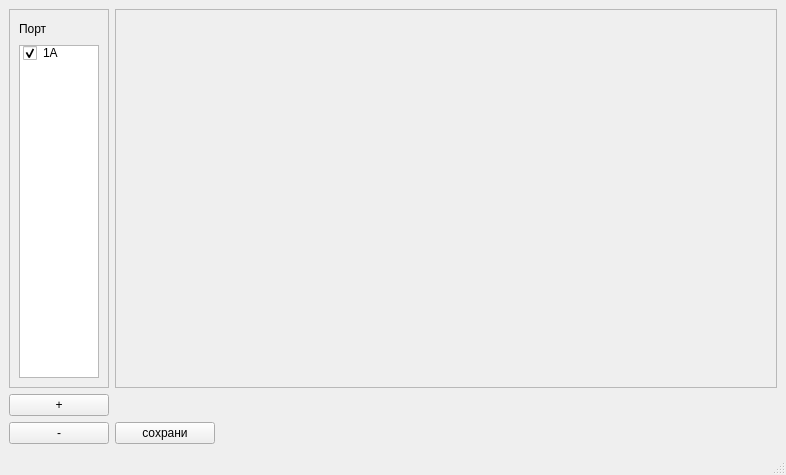
<?xml version="1.0" encoding="UTF-8"?>
<ui version="4.0">
 <class>MainWindow</class>
 <widget class="QMainWindow" name="MainWindow">
  <property name="geometry">
   <rect>
    <x>0</x>
    <y>0</y>
    <width>786</width>
    <height>475</height>
   </rect>
  </property>
  <property name="windowTitle">
   <string>Конфигуратор рисоваки</string>
  </property>
  <widget class="QWidget" name="centralwidget">
   <layout class="QGridLayout" name="gridLayout">
    <item row="3" column="0">
     <widget class="QPushButton" name="minus">
      <property name="text">
       <string>-</string>
      </property>
     </widget>
    </item>
    <item row="2" column="0">
     <widget class="QPushButton" name="plus">
      <property name="sizePolicy">
       <sizepolicy hsizetype="Minimum" vsizetype="Fixed">
        <horstretch>0</horstretch>
        <verstretch>0</verstretch>
       </sizepolicy>
      </property>
      <property name="text">
       <string>+</string>
      </property>
     </widget>
    </item>
    <item row="1" column="0">
     <widget class="QScrollArea" name="scrollArea">
      <property name="maximumSize">
       <size>
        <width>100</width>
        <height>16777215</height>
       </size>
      </property>
      <property name="widgetResizable">
       <bool>true</bool>
      </property>
      <widget class="QWidget" name="scrollAreaWidgetContents">
       <property name="geometry">
        <rect>
         <x>0</x>
         <y>0</y>
         <width>98</width>
         <height>371</height>
        </rect>
       </property>
       <layout class="QGridLayout" name="gridLayout_3">
        <item row="2" column="0">
         <widget class="QListWidget" name="list">
          <property name="sizePolicy">
           <sizepolicy hsizetype="Maximum" vsizetype="Maximum">
            <horstretch>0</horstretch>
            <verstretch>0</verstretch>
           </sizepolicy>
          </property>
          <property name="maximumSize">
           <size>
            <width>100</width>
            <height>1000</height>
           </size>
          </property>
          <item>
           <property name="text">
            <string>1A</string>
           </property>
           <property name="whatsThis">
            <string>1A</string>
           </property>
           <property name="checkState">
            <enum>Checked</enum>
           </property>
           <property name="flags">
            <set>ItemIsSelectable|ItemIsEditable|ItemIsDragEnabled|ItemIsUserCheckable|ItemIsEnabled|ItemIsTristate</set>
           </property>
          </item>
         </widget>
        </item>
        <item row="1" column="0">
         <widget class="QLabel" name="label">
          <property name="sizePolicy">
           <sizepolicy hsizetype="MinimumExpanding" vsizetype="Preferred">
            <horstretch>0</horstretch>
            <verstretch>0</verstretch>
           </sizepolicy>
          </property>
          <property name="maximumSize">
           <size>
            <width>100</width>
            <height>20</height>
           </size>
          </property>
          <property name="layoutDirection">
           <enum>Qt::LeftToRight</enum>
          </property>
          <property name="text">
           <string>Порт</string>
          </property>
          <property name="alignment">
           <set>Qt::AlignLeading|Qt::AlignLeft|Qt::AlignVCenter</set>
          </property>
         </widget>
        </item>
       </layout>
      </widget>
     </widget>
    </item>
    <item row="1" column="2">
     <widget class="QScrollArea" name="scrollArea_2">
      <property name="widgetResizable">
       <bool>true</bool>
      </property>
      <widget class="QWidget" name="scrollAreaWidgetContents_2">
       <property name="geometry">
        <rect>
         <x>0</x>
         <y>0</y>
         <width>660</width>
         <height>371</height>
        </rect>
       </property>
       <layout class="QGridLayout" name="gridLayout_2">
        <property name="leftMargin">
         <number>0</number>
        </property>
        <property name="topMargin">
         <number>0</number>
        </property>
        <property name="rightMargin">
         <number>0</number>
        </property>
        <property name="bottomMargin">
         <number>0</number>
        </property>
        <property name="spacing">
         <number>0</number>
        </property>
        <item row="0" column="0">
         <widget class="QLabel" name="pic">
          <property name="text">
           <string/>
          </property>
         </widget>
        </item>
       </layout>
      </widget>
     </widget>
    </item>
    <item row="3" column="2">
     <widget class="QPushButton" name="save">
      <property name="sizePolicy">
       <sizepolicy hsizetype="Expanding" vsizetype="Fixed">
        <horstretch>0</horstretch>
        <verstretch>0</verstretch>
       </sizepolicy>
      </property>
      <property name="maximumSize">
       <size>
        <width>100</width>
        <height>16777215</height>
       </size>
      </property>
      <property name="text">
       <string>сохрани</string>
      </property>
     </widget>
    </item>
   </layout>
  </widget>
  <widget class="QStatusBar" name="statusbar"/>
 </widget>
 <resources/>
 <connections/>
</ui>
